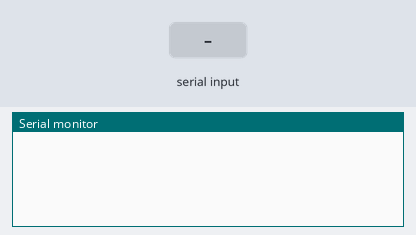
The sketch below on a simulated Arduino Uno, built with avr-gcc and run on an emulated ATmega328P. Shown: the last lines printed to the serial monitor. The test bench sets the inputs (shaded band).

Above: at 1.2 s.
1.3 s: "1\n" received over Serial
At 2.3 s:
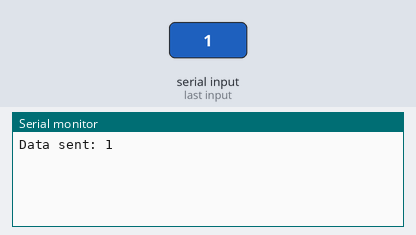
2.8 s: "1\n" received over the second serial link
At 3.4 s:
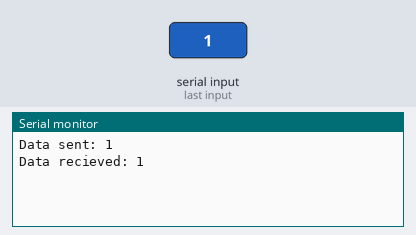
4.3 s: "0\n" received over Serial
At 5.5 s:
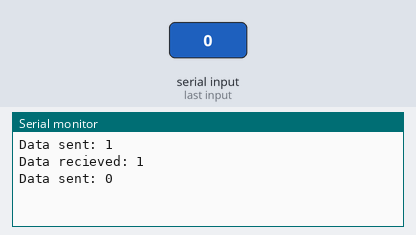
5.8 s: "0\n" received over the second serial link
At 6.8 s:
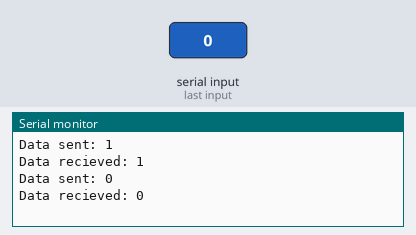

The sketch:

Dev1.ino
```cpp
#include <SoftwareSerial.h>
SoftwareSerial ArduinoMaster(10,11);
SoftwareSerial ArduinoSlave(10,11);
char cmd="";
char old_cmd;
char answer="";
char old_answer;
void setup(){
  Serial.begin(9600);
  //Serial.println("ENTER Commands:");
  ArduinoMaster.begin(9600);
  ArduinoSlave.begin(9600);
}
void loop(){
  if(Serial.available()){
    String data = Serial.readStringUntil('\n');
    Serial.print("Data sent: ");
    Serial.println(data);
    writeString(data);
  }

  ArduinoSlave.listen();
  if(ArduinoSlave.available()){
    String slaveData = ArduinoSlave.readStringUntil('\n');
    Serial.print("Data recieved: ");
    Serial.println(slaveData);
  }
}

void writeString(String data){
  for(int i = 0; i < data.length(); i++){
    ArduinoSlave.write(data[i]);
  }
}
//void loop(){
//  old_cmd=cmd;
//  old_answer=answer;
//  //Read command from monitor
//  if (Serial.available()){
//    cmd=Serial.read();
//  }
//
//  ArduinoSlave.listen();
//  //Read answer from slave
//  if (ArduinoSlave.available()){
//    answer=ArduinoSlave.read();
//  }
//  //Send data to slave
//  if(cmd!=old_cmd){
//    Serial.print("Data sent : ");
//    Serial.println(cmd);
//    ArduinoSlave.write(cmd);
//  }
//  //Send answer to monitor
//  if(answer!=old_answer){
//    Serial.print("Data received : ");
//    Serial.println(answer);
//  }
//}
```

Measured:
- after the input at 1.3 s, the serial monitor: prints a new line at once (image 1)
- after the input at 2.8 s, the serial monitor: prints a new line at once (image 2)
- after the input at 4.3 s, the serial monitor: prints a new line at once (image 3)
- after the input at 5.8 s, the serial monitor: prints a new line at once (image 4)
